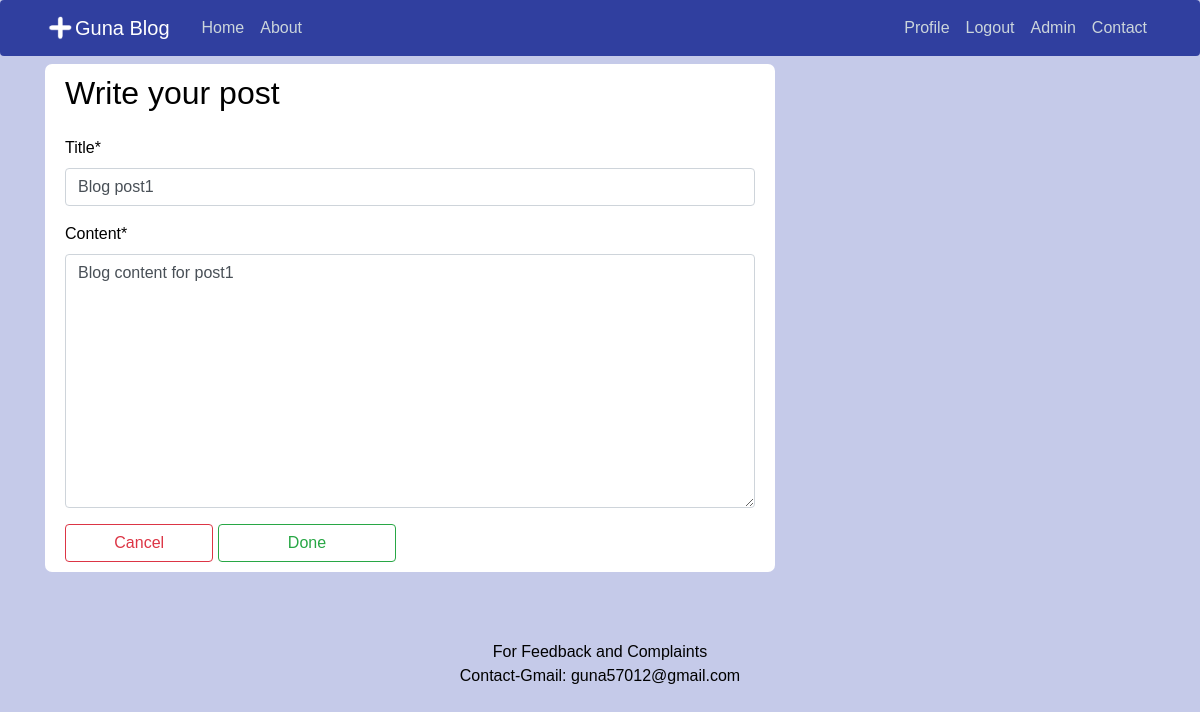
Page /post/1/update (signed in) on the earlier database version.
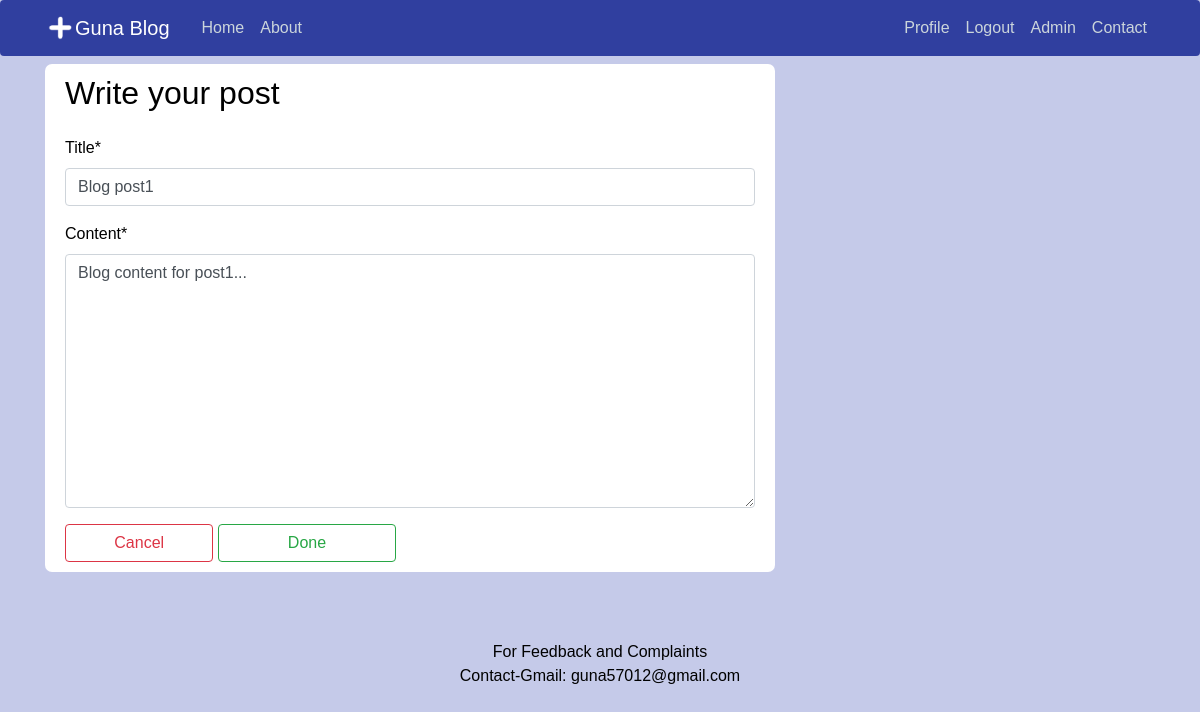
Same page on the later database version.
### blog/models.py (models this page shows, shortened)
class post(models.Model):
	title = models.CharField(max_length=100)
	content = models.TextField()
	datePosted = models.DateTimeField(default= timezone.now)
	author = models.ForeignKey(User, on_delete=models.CASCADE)

### blog/views.py (the view, shortened to what this page needs)
# urls.py: path('post/<int:pk>/update', postUpdateView.as_view(), name='postUpdate'),
class postUpdateView(LoginRequiredMixin, UserPassesTestMixin ,UpdateView):
	model = post
	fields = ['title', 'content']
	def test_func(self):
		post = self.get_object()
		if self.request.user == post.author:
			return True
		else:
			return False

### blog/templates/blog/post_form.html (shortened to what this page needs)
{%extends 'blog/base.html'%}
{% load crispy_forms_tags %}
{%block content%}
<div class="content-section">
    <fieldset class="form-group"><h2>Write your post</h2></fieldset>
    <form method="POST">
    {{ form|crispy}}
    <div>
        <a id='button-cancel' class="btn btn-outline-danger" href="/">Cancel</a>
        <button id='button-U-done' class="btn btn-outline-success" type="submit">Done</button>
    </div>
    </form>
</div>
{%endblock content%}

Differences in the rows shown:
changed post "Blog post1": content "Blog content for post1" → "Blog content for post1..."
